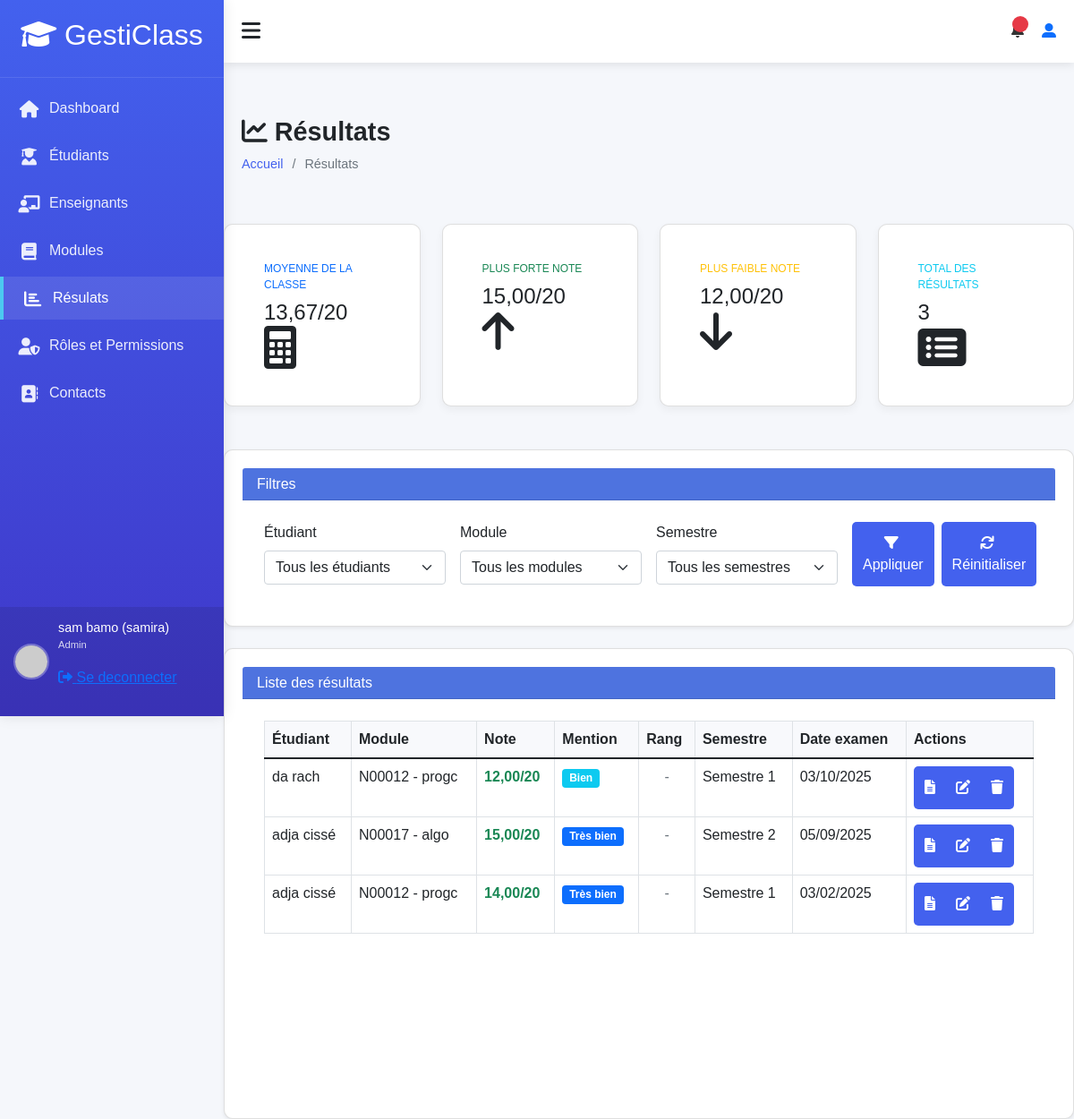
/accounts/results/ (signed in), run on an earlier commit of the app's database.
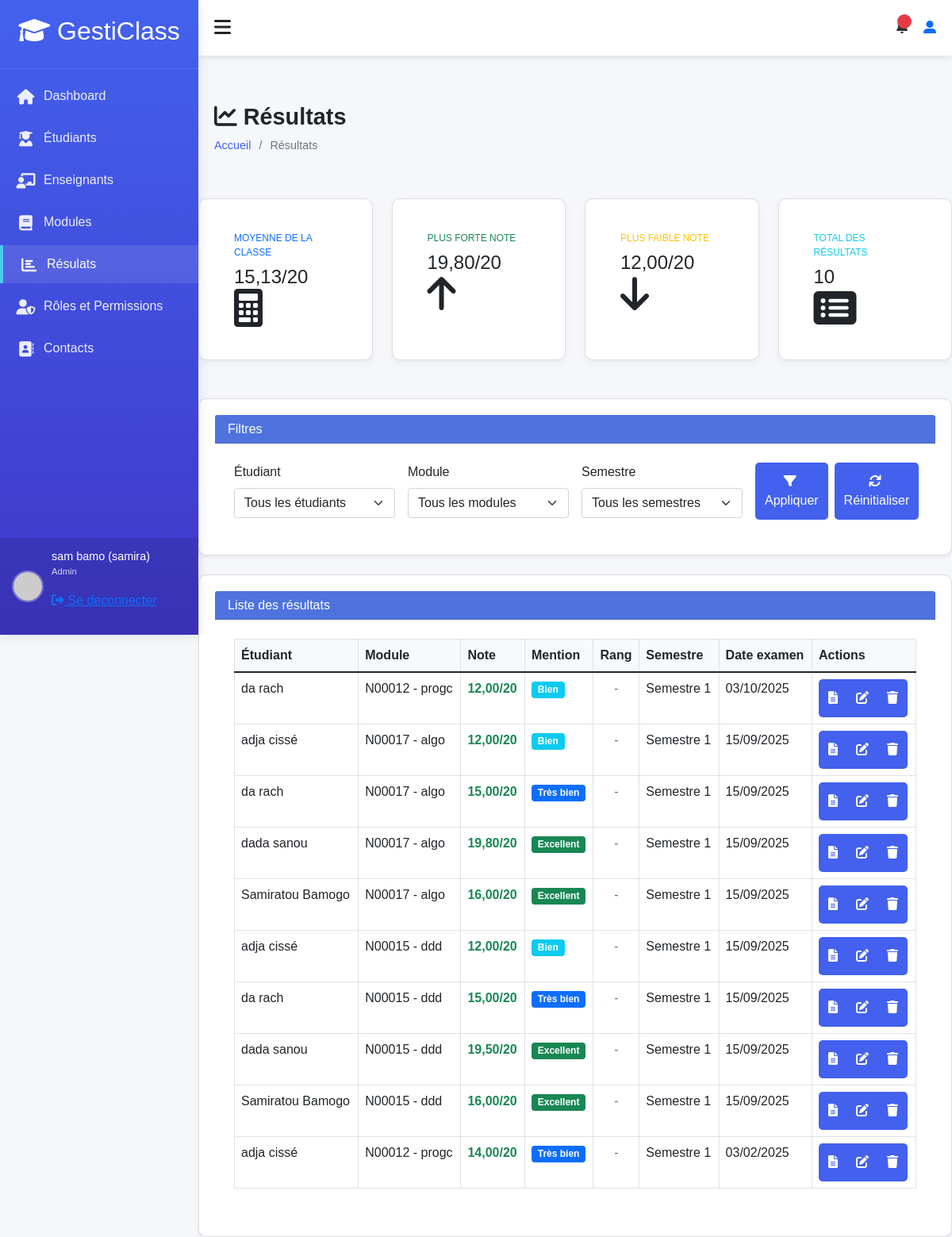
And on a later commit of the database.
### accounts/models.py (models this page shows, shortened)
class Result(models.Model):
    SEMESTER_CHOICES = [
        ('S1', 'Semestre 1'),
        ('S2', 'Semestre 2'),
        ('S3', 'Semestre 3'),
        ('S4', 'Semestre 4'),
        ('S5', 'Semestre 5'),
        ('S6', 'Semestre 6'),
    ]
    student = models.ForeignKey(User, on_delete=models.CASCADE, limit_choices_to={'profil': 'student'})
    module = models.ForeignKey(Module, on_delete=models.CASCADE)
    score = models.DecimalField(max_digits=4, decimal_places=2, verbose_name="Note")
    exam_date = models.DateField(verbose_name="Date de l'examen")
    semester = models.CharField(max_length=2, choices=SEMESTER_CHOICES,default='S1',  verbose_name="Semestre")
    comments = models.TextField(blank=True, verbose_name="Commentaires")
    created_at = models.DateTimeField(auto_now_add=True)
    updated_at = models.DateTimeField(auto_now=True)
    niveau = models.CharField(max_length=50, default='Non spécifié')
    class Meta:
        unique_together = ['student', 'module']
        ordering = ['-exam_date', 'module']
    def get_grade(self):
        if self.score >= 16:
            return "Excellent"
        elif self.score >= 14:
            return "Très bien"
        elif self.score >= 12:
            return "Bien"
        elif self.score >= 10:
            return "Assez bien"
        else:
            return "Insuffisant"

class User(AbstractUser):
    ROLE_CHOICES = (
        ('admin', 'Administrateur'),
        ('teacher', 'Enseignant'),
        ('student', 'Élève'),
    )
    profil = models.CharField(max_length=10, choices=ROLE_CHOICES, default='student')
    phone = models.CharField(max_length=20, blank=True)
    birth_date = models.DateField(null=True, blank=True)
    photo = models.ImageField(upload_to='users/', null=True, blank=True)
    specialty = models.CharField(max_length=100, null=True, blank=True)
    hire_date = models.DateField(null=True, blank=True)
    address = models.TextField(blank=True)
    is_student = models.BooleanField(default=False)
    is_teacher = models.BooleanField(default=False)
    phone_number = models.CharField(max_length=15, blank=True)
    date_of_birth = models.DateField(null=True, blank=True)
    def __str__(self):
        return f"{self.first_name} {self.last_name} ({self.username})"
    def is_teacher(self):
        return self.profil == 'teacher'
    def is_student(self):
        return self.profil == 'student'
    class Meta:
        permissions = [
        ("peut_acceder_module", "Peut acceder au module"),
        ("peut_acceder_aux_eleve", "Peut acceder aux eleves"),
        ("peut_acceder_aux_enseignants", "peut acceder aux enseigants"),
        ("peut_acceder_aux_roles", "peut acceder aux roles"),
        ("peut_acceder_au_student_dashboard", "Peut accéder au tableau de bord étudiant"),
        ("peut_acceder_au_teacher_dashboard", "Peut accéder au tableau de bord enseignant"),
        ("peut_acceder_au_admin_dashboard", "Peut accéder au tableau de bord administrateur"),
        ("can_view_student_list", "Peut voir la liste des étudiants"),
        ("can_view_teacher_list", "Peut voir la liste des enseignants"),
        ("can_view_module_list", "Peut voir la liste des modules"),
        ("can_view_results_list", "Peut voir la liste résultats"),
        ("can_view_module_details", "Peut les details d'un module"),
        ("can_view_student_details", "Peut voir les détails d'un étudiant"),
        ("can_view_teacher_details", "Peut voir les détails d'un enseignant"),
        ("can_view_own_details", "Peut voir ses propres détails"),
        ("cans_view_results", "Peut voir les résultats"),
        ("can_view_own_results", "Peut voir ses propres résultats"),
        ("view_role", "Peut voir les rôles"),
        ("add_role", "Peut ajouter un rôle"),
        ("change_role", "Peut modifier un rôle"),
        ("delete_role", "Peut supprimer un rôle"),
        ("assign_role", "Peut assigner des rôles"),
        ("view_timetable", "Peut voir l'emploi du temps"),
        ("manage_timetable", "Peut gérer l'emploi du temps"),
        ("can_add_teacher", "Peut ajouter un enseignant"),
        ("can_add_student", "Peut ajouter un étudiant"),
        ("can_change_teacher", "Peut modifier un enseignant"),
        ("can_change_student", "Peut modifier un étudiant"),
        ("can_delete_teacher", "Peut supprimer un enseignant"),
        ("can_delete_student", "Peut supprimer un étudiant"),
        ("can_view_schoolinfo", "Peut voir les informations de l'école"),
        ("can_add_schoolinfo", "Peut ajouter les informations de l'école"),
        ("can_change_schoolinfo", "Peut modifier les informations de l'école"),
        ("can_delete_schoolinfo", "Peut supprimer les informations de l'école"),
        ]

class Module(models.Model):
    SEMESTER_CHOICES = [
        ('S1', 'Semestre 1'),
        ('S2', 'Semestre 2'),
        ('S3', 'Semestre 3'),
        ('S4', 'Semestre 4'),
        ('S5', 'Semestre 5'),
        ('S6', 'Semestre 6'),
    ]
    name = models.CharField(max_length=100, verbose_name="Nom du module")
    code = models.CharField(max_length=20, unique=True, verbose_name="Code du module")
    description = models.TextField(blank=True, verbose_name="Description")
    coefficient = models.FloatField(default=1, verbose_name="Coefficient")
    credit = models.IntegerField(default=1, verbose_name="Crédits")
    semester = models.CharField(
        max_length=2,
        choices=SEMESTER_CHOICES,
        blank=True,
        null=True,
        verbose_name="Semestre"
    )
    teacher = models.ForeignKey(
        User,
        on_delete=models.SET_NULL,
        null=True,
        blank=True,
        limit_choices_to={'profil': 'teacher'},
        verbose_name="Enseignant"
    )

### accounts/views.py (the view)
# urls.py: path('results/', views.results_list,
@login_required
@permission_required('accounts.can_view_results_list', raise_exception=True)
def results_list(request):
    if request.user.profil == 'student' and not request.user.is_staff and not request.user.is_superuser:
        results = Result.objects.filter(student=request.user).select_related('student', 'module')
        students = User.objects.filter(id=request.user.id)  # Seulement l'étudiant lui-même
    else:
        results = Result.objects.all().select_related('student', 'module')
        students = User.objects.filter(profil='student')
    student_id = request.GET.get('student')
    module_id = request.GET.get('module')
    semester = request.GET.get('semester')
    if student_id and (request.user.is_staff or request.user.is_superuser):
        results = results.filter(student_id=student_id)
    if module_id:
        results = results.filter(module_id=module_id)
    if semester:
        results = results.filter(semester=semester)
    modules = Module.objects.all()
    semesters = [
        ('S1', 'Semestre 1'),
        ('S2', 'Semestre 2'),
        ('S3', 'Semestre 3'),
        ('S4', 'Semestre 4'),
        ('S5', 'Semestre 5'),
        ('S6', 'Semestre 6'),
    ]
    if results.exists():
        scores = [result.score for result in results]
        class_stats = {
            'average': sum(scores) / len(scores),
            'highest_score': max(scores),
            'lowest_score': min(scores),
        }
    else:
        class_stats = {
            'average': 0,
            'highest_score': 0,
            'lowest_score': 0,
        }
    context = {
        'results': results,
        'students': students,
        'modules': modules,
        'semesters': semesters,
        'selected_student': student_id,
        'selected_module': module_id,
        'selected_semester': semester,
        'is_admin': request.user.is_superuser,
        'class_stats': class_stats,  # Ajout des statistiques
        'title': 'Gestion des Résultats' if (request.user.is_staff or request.user.is_superuser) else 'Mes Résultats'
    }
    return render(request, 'results/results_list.html', context)

### accounts/templates/results/results_list.html (shortened to what the changed rows need)
{% extends "models/base.html" %}
{% load static %}
{% block content %}
<div class="content">
    <div class="page-title">
        <div>
            <h2><i class="fas fa-chart-line me-2"></i>Résultats</h2>
        </div>
        </div>
    </div>
    <div class="row mb-4">
        <div class="col-xl-3 col-md-6 mb-4">
            <div class="card stat-card border-left-primary h-100 py-3">
                <div class="card-body">
                    <div class="row no-gutters align-items-center">
                        <div class="col mr-2">
                            <div class="text-xs font-weight-bold text-primary text-uppercase mb-2">
                                Moyenne de la classe</div>
                            <div class="h4 mb-0 font-weight-bold text-gray-800">
                                {{ class_stats.average|floatformat:2 }}/20
                            </div>
                        </div>
                    </div>
                </div>
            </div>
        </div>
        <div class="col-xl-3 col-md-6 mb-4">
            <div class="card stat-card border-left-success h-100 py-3">
                <div class="card-body">
                    <div class="row no-gutters align-items-center">
                        <div class="col mr-2">
                            <div class="text-xs font-weight-bold text-success text-uppercase mb-2">
                                Plus forte note</div>
                            <div class="h4 mb-0 font-weight-bold text-gray-800">
                                {{ class_stats.highest_score }}/20
                            </div>
                        </div>
                    </div>
                </div>
            </div>
        </div>
        <div class="col-xl-3 col-md-6 mb-4">
            <div class="card stat-card border-left-warning h-100 py-3">
                <div class="card-body">
                    <div class="row no-gutters align-items-center">
                        <div class="col mr-2">
                            <div class="text-xs font-weight-bold text-warning text-uppercase mb-2">
                                Plus faible note</div>
                            <div class="h4 mb-0 font-weight-bold text-gray-800">
                                {{ class_stats.lowest_score }}/20
                            </div>
                        </div>
                    </div>
                </div>
            </div>
        </div>
        <div class="col-xl-3 col-md-6 mb-4">
            <div class="card stat-card border-left-info h-100 py-3">
                <div class="card-body">
                    <div class="row no-gutters align-items-center">
                        <div class="col mr-2">
                            <div class="text-xs font-weight-bold text-info text-uppercase mb-2">
                                Total des résultats</div>
                            <div class="h4 mb-0 font-weight-bold text-gray-800">
                                {{ results|length }}
                            </div>
                        </div>
                    </div>
                </div>
            </div>
        </div>
    </div>
    <div class="card shadow-sm">
        <div class="card-body">
            <div class="table-responsive">
                <table class="table table-bordered table-hover" id="resultsTable">
                    <thead style="background-color: #f8f9fc;">
                        <tr>
                            <th>Étudiant</th>
                            <th>Module</th>
                            <th>Note</th>
                            <th>Mention</th>
                            <th>Rang</th>
                            <th>Semestre</th>
                            <th>Date examen</th>
                            <th>Actions</th>
                        </tr>
                    </thead>
                    <tbody>
                        {% for result in results %}
                        <tr>
                            <td>{{ result.student.get_full_name }}</td>
                            <td>{{ result.module.code }} - {{ result.module.name }}</td>
                            <td class="fw-bold {% if result.score >= 10 %}text-success{% else %}text-danger{% endif %}">
                                {{ result.score }}/20
                            </td>
                            <td>
                                <span class="badge {% if result.score >= 16 %}bg-success{% elif result.score >= 14 %}bg-primary{% elif result.score >= 12 %}bg-info{% elif result.score >= 10 %}bg-warning text-dark{% else %}bg-danger{% endif %}">
                                    {{ result.get_grade }}
                                </span>
                            </td>
                            <td class="text-center">
                                {% if result.rank %}
                                <span class="badge bg-secondary">#{{ result.rank }}</span>
                                {% else %}
                                <span class="text-muted">-</span>
                                {% endif %}
                            </td>
                            <td>{{ result.get_semester_display }}</td>
                            <td>{{ result.exam_date|date:"d/m/Y" }}</td>
                            <td>
                                <div class="btn-group">
                                    <a href="{% url 'accounts:student_results' result.student.id %}" class="btn btn-sm btn-outline-primary" title="Voir bulletin">
                                        <i class="fas fa-file-alt"></i>
                                    </a>
                                    {% if is_admin or user.is_staff %}
                                    <a href="{% url 'accounts:update_result' result.id %}" class="btn btn-sm btn-outline-warning" title="Modifier">
                                        <i class="fas fa-edit"></i>
                                    </a>
                                    <button class="btn btn-sm btn-outline-danger" data-bs-toggle="modal"
                                            data-bs-target="#deleteResultModal" data-result-id="{{ result.id }}"
                                            data-result-name="{{ result.student.get_full_name }} - {{ result.module.code }}"
                                            title="Supprimer">
                                        <i class="fas fa-trash"></i>
                                    </button>
                                    {% endif %}
                                </div>
                            </td>
                        </tr>
                        {% empty %}
                        <tr>
                            <td colspan="8" class="text-center py-4">Aucun résultat enregistré</td>
                        </tr>
                        {% endfor %}
                    </tbody>
                </table>
            </div>
        </div>
    </div>
</div>
{% endblock %}

What changed in the data, as far as the page shows it:
added Result: highest_score "19,80", student.get_full_name "dada sanou", module.code "N00017", module.name "algo", score "19,80", get_grade "Excellent", semester "Semestre 1", exam_date "15/09/2025"
changed Result (number 3 of 10 on the later page): score "15,00" → "12,00"; get_grade "Très bien" → "Bien"; semester "Semestre 2" → "Semestre 1"; exam_date "05/09/2025" → "15/09/2025"
added Result: student.get_full_name "da rach", module.code "N00017", module.name "algo", score "15,00", get_grade "Très bien", semester "Semestre 1", exam_date "15/09/2025"
added Result: student.get_full_name "Samiratou Bamogo", module.code "N00017", module.name "algo", score "16,00", get_grade "Excellent", semester "Semestre 1", exam_date "15/09/2025"
added Result: student.get_full_name "adja cissé", module.code "N00015", module.name "ddd", score "12,00", get_grade "Bien", semester "Semestre 1", exam_date "15/09/2025"
added Result: student.get_full_name "da rach", module.code "N00015", module.name "ddd", score "15,00", get_grade "Très bien", semester "Semestre 1", exam_date "15/09/2025"
added Result: student.get_full_name "dada sanou", module.code "N00015", module.name "ddd", score "19,50", get_grade "Excellent", semester "Semestre 1", exam_date "15/09/2025"
added Result: student.get_full_name "Samiratou Bamogo", module.code "N00015", module.name "ddd", score "16,00", get_grade "Excellent", semester "Semestre 1", exam_date "15/09/2025"
Also different on the page:
{{ class_stats.average|floatformat:2 }}: "13,67" → "15,13"
{{ results|length }}: "3" → "10"
{{ class_stats.highest_score }}: "15,00" → "19,80"
